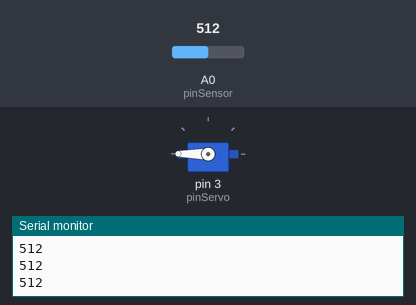
The sketch below on a simulated Arduino Uno, built with avr-gcc and run on an emulated ATmega328P. On the bench: servo, the last lines printed to the serial monitor. The inputs (shaded band) are chosen by the test bench; at power-on: A0 (pinSensor) = 512.

Above: at 1.2 s.
1.3 s: A0 (pinSensor) set to 679
2.8 s: A0 (pinSensor) set to 699
At 4.0 s:
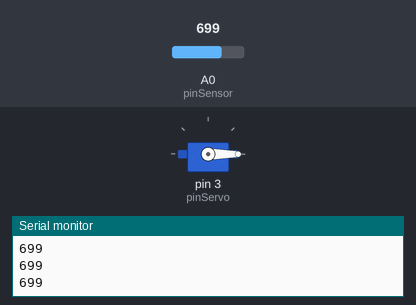
4.3 s: A0 (pinSensor) set to 1023
At 5.5 s:
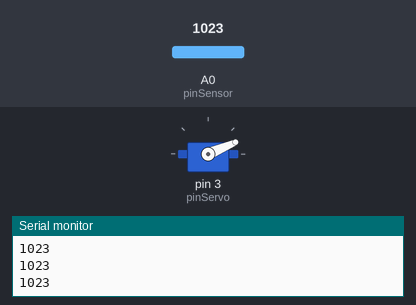
5.8 s: A0 (pinSensor) set to 306
At 7.0 s:
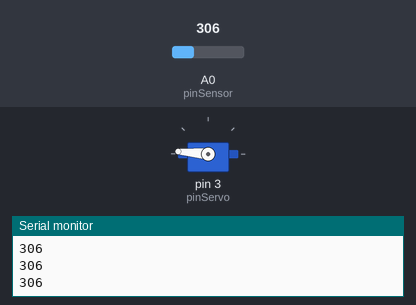
7.3 s: A0 (pinSensor) set to 511
At 8.2 s:
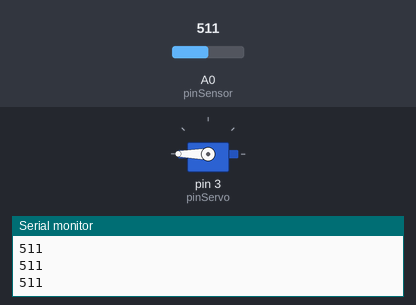
8.8 s: A0 (pinSensor) set to 716
At 9.8 s:
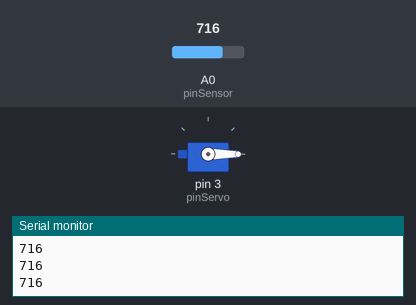
Timing chart, 0 to 11.3 s (numbered marks = the images above; inputs shaded):
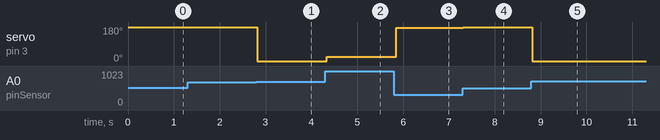

Measured:
- the behaviour switches between 688 and 689 on A0 (pinSensor) (found by bisection; images 0 and 1)
- after the input at 2.8 s, servo on pin 3 (pinServo): 180° → 0° at once
- after the input at 4.3 s, servo on pin 3 (pinServo): 0° → 23° at once
- after the input at 5.8 s, servo on pin 3 (pinServo): 23° → 175° after 0.05 s
- after the input at 7.3 s, servo on pin 3 (pinServo): 175° → 180° at once
- after the input at 8.8 s, servo on pin 3 (pinServo): 180° → 0° at once

The sketch:

ej_05_servo_analogico.ino
```cpp
// ej_05_servo_analogico
// por sergiomoradiaz
// para Academia Sinestesia
// Programa Medios Interactivos 2023
// v0.0.2 mayo 2023
// hecho con Arduino 2.1.0

// declarar variables
#include <Servo.h>

int pinSensor = A0;  // sensor en pin A0
int datoSensor;      // variable para almacenar datos de sensor
Servo servo1;        // crear objeto servo
int pinServo = 3;    // servo en pin 3
int datoServo;       // variable para escribir datos en servo

void setup() {
  // configuracion
  pinMode(pinSensor, INPUT);  // pin en modo salida
  servo1.attach(pinServo);    // pin asociado a objeto servo
  Serial.begin(9600);         // iniciar comunicacion serial
}

void loop() {
  // comportamiento
  datoSensor = analogRead(pinSensor);  // leer y almacenar datos
  Serial.println(datoSensor);          // ver datos en monitor

  if (datoSensor <= 100) {
    datoServo = 0;
  } else {
    datoServo = map(datoSensor, 100, 400, 0, 255);
  }

  servo1.write(datoServo);  // escribir datos en servo
  delay(50);
}
```
